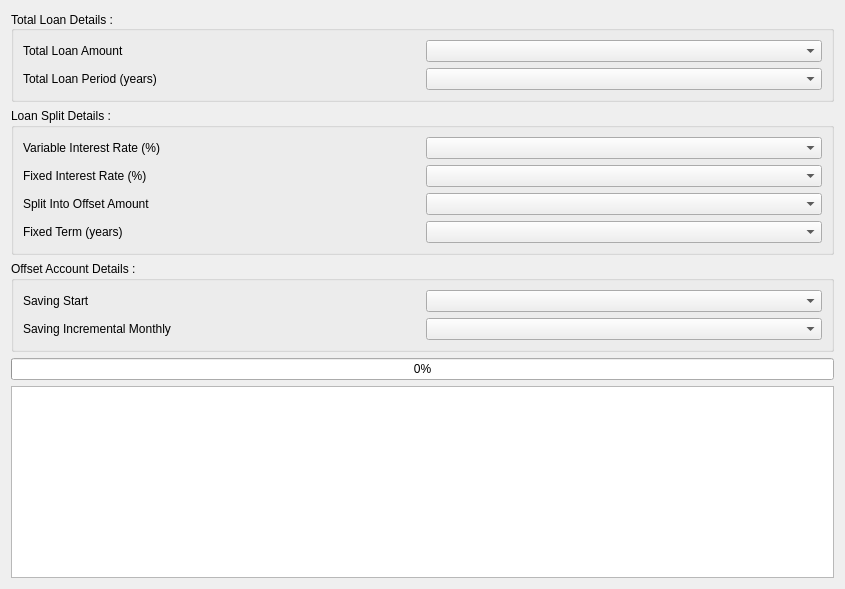
<?xml version="1.0" encoding="UTF-8"?>
<ui version="4.0">
 <class>ThemeWidgetForm</class>
 <widget class="QWidget" name="ThemeWidgetForm">
  <property name="geometry">
   <rect>
    <x>0</x>
    <y>0</y>
    <width>845</width>
    <height>560</height>
   </rect>
  </property>
  <layout class="QGridLayout" name="gridLayout_4">
   <item row="0" column="0">
    <layout class="QVBoxLayout" name="verticalLayoutMostOuter">
     <item>
      <widget class="QGroupBox" name="groupBoxTotalLoanDetails">
       <property name="autoFillBackground">
        <bool>false</bool>
       </property>
       <property name="title">
        <string>Total Loan Details :</string>
       </property>
       <property name="alignment">
        <set>Qt::AlignJustify|Qt::AlignVCenter</set>
       </property>
       <property name="flat">
        <bool>false</bool>
       </property>
       <property name="checkable">
        <bool>false</bool>
       </property>
       <layout class="QGridLayout" name="gridLayout">
        <item row="0" column="0">
         <layout class="QHBoxLayout" name="horizontalLayout">
          <item>
           <layout class="QVBoxLayout" name="verticalLayout">
            <item>
             <widget class="QLabel" name="labelTotalLoanAmount">
              <property name="text">
               <string>Total Loan Amount</string>
              </property>
             </widget>
            </item>
            <item>
             <widget class="QLabel" name="labelTotalLoanPeriod">
              <property name="minimumSize">
               <size>
                <width>101</width>
                <height>0</height>
               </size>
              </property>
              <property name="text">
               <string>Total Loan Period (years)</string>
              </property>
             </widget>
            </item>
           </layout>
          </item>
          <item>
           <layout class="QVBoxLayout" name="verticalLayout_2">
            <item>
             <widget class="QComboBox" name="comboBoxTotalLoanAmount"/>
            </item>
            <item>
             <widget class="QComboBox" name="comboBoxTotalLoanPeriod"/>
            </item>
           </layout>
          </item>
         </layout>
        </item>
       </layout>
      </widget>
     </item>
     <item>
      <widget class="QGroupBox" name="groupBoxLoanSplit">
       <property name="title">
        <string>Loan Split Details :</string>
       </property>
       <layout class="QGridLayout" name="gridLayout_2">
        <item row="0" column="0">
         <layout class="QHBoxLayout" name="horizontalLayout_2">
          <item>
           <layout class="QVBoxLayout" name="verticalLayout_3">
            <item>
             <widget class="QLabel" name="labelVariableInterestRate">
              <property name="minimumSize">
               <size>
                <width>101</width>
                <height>0</height>
               </size>
              </property>
              <property name="text">
               <string>Variable Interest Rate (%)</string>
              </property>
             </widget>
            </item>
            <item>
             <widget class="QLabel" name="labelFixedInterestRate">
              <property name="minimumSize">
               <size>
                <width>101</width>
                <height>0</height>
               </size>
              </property>
              <property name="text">
               <string>Fixed Interest Rate (%)</string>
              </property>
             </widget>
            </item>
            <item>
             <widget class="QLabel" name="labelOffsetAmount">
              <property name="minimumSize">
               <size>
                <width>101</width>
                <height>0</height>
               </size>
              </property>
              <property name="text">
               <string>Split Into Offset Amount</string>
              </property>
             </widget>
            </item>
            <item>
             <widget class="QLabel" name="labelFixedTerm">
              <property name="minimumSize">
               <size>
                <width>101</width>
                <height>0</height>
               </size>
              </property>
              <property name="text">
               <string>Fixed Term (years)</string>
              </property>
             </widget>
            </item>
           </layout>
          </item>
          <item>
           <layout class="QVBoxLayout" name="verticalLayout_5">
            <item>
             <widget class="QComboBox" name="comboBoxVariableInterestRate"/>
            </item>
            <item>
             <widget class="QComboBox" name="comboBoxFixedInterestRate"/>
            </item>
            <item>
             <widget class="QComboBox" name="comboBoxOffsetAmount"/>
            </item>
            <item>
             <widget class="QComboBox" name="comboBoxFixedTerm"/>
            </item>
           </layout>
          </item>
         </layout>
        </item>
       </layout>
      </widget>
     </item>
     <item>
      <widget class="QGroupBox" name="groupBoxSavingDetails">
       <property name="title">
        <string>Offset Account Details :</string>
       </property>
       <layout class="QGridLayout" name="gridLayout_3">
        <item row="0" column="0">
         <layout class="QHBoxLayout" name="horizontalLayout_3">
          <item>
           <layout class="QVBoxLayout" name="verticalLayout_6">
            <item>
             <widget class="QLabel" name="labelSavingStart">
              <property name="text">
               <string>Saving Start</string>
              </property>
             </widget>
            </item>
            <item>
             <widget class="QLabel" name="labelSavingIncremental">
              <property name="text">
               <string>Saving Incremental Monthly</string>
              </property>
             </widget>
            </item>
           </layout>
          </item>
          <item>
           <layout class="QVBoxLayout" name="verticalLayout_7">
            <item>
             <widget class="QComboBox" name="comboBoxSavingStart"/>
            </item>
            <item>
             <widget class="QComboBox" name="comboBoxSavingIncremental"/>
            </item>
           </layout>
          </item>
         </layout>
        </item>
       </layout>
      </widget>
     </item>
     <item>
      <layout class="QHBoxLayout" name="horizontalLayout_4">
       <item>
        <widget class="QProgressBar" name="progressBarCalc">
         <property name="value">
          <number>0</number>
         </property>
        </widget>
       </item>
      </layout>
     </item>
     <item>
      <widget class="QPlainTextEdit" name="plainTextEditResult">
       <property name="sizePolicy">
        <sizepolicy hsizetype="Expanding" vsizetype="Minimum">
         <horstretch>0</horstretch>
         <verstretch>0</verstretch>
        </sizepolicy>
       </property>
       <property name="undoRedoEnabled">
        <bool>false</bool>
       </property>
       <property name="readOnly">
        <bool>true</bool>
       </property>
       <property name="textInteractionFlags">
        <set>Qt::NoTextInteraction</set>
       </property>
      </widget>
     </item>
    </layout>
   </item>
  </layout>
 </widget>
 <resources/>
 <connections/>
 <slots>
  <slot>updateUI()</slot>
 </slots>
</ui>
